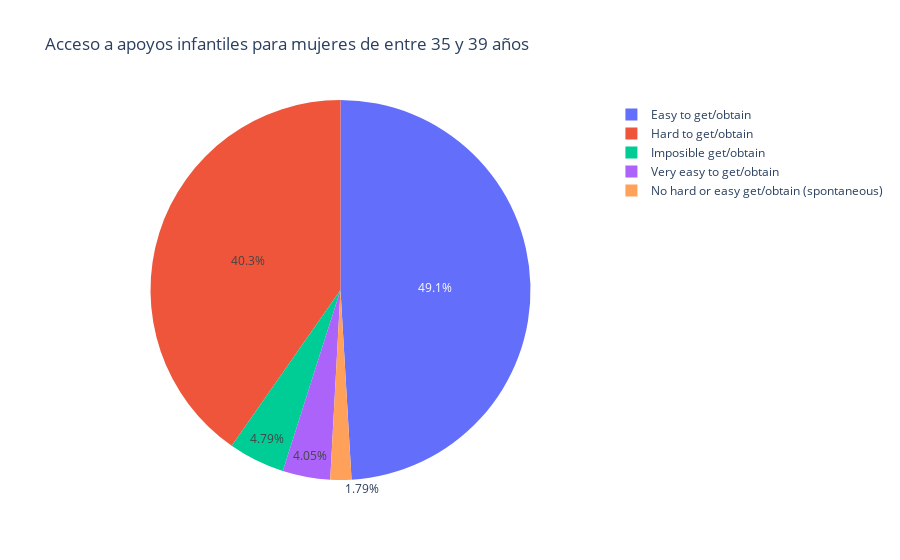

The notebook cell saved with this chart:
### Code cell
near_cs('35 to 39 years')

### Figure 1 — Plotly figure (JSON) as saved in the notebook; plotly's stock layout.template omitted (floating-point values rounded to 4 significant figures)
{"data": [{"domain": {"x": [0, 1], "y": [0, 1]}, "hovertemplate": "Near Children Support=%{label}<br>Population=%{value}<extra></extra>", "labels": ["Imposible get/obtain", "Hard to get/obtain", "Easy to get/obtain", "Very easy to get/obtain", "No hard or easy get/obtain (spontaneous)", "Imposible get/obtain", "Hard to get/obtain", "Easy to get/obtain", "Very easy to get/obtain", "No hard or easy get/obtain (spontaneous)", "Imposible get/obtain", "Hard to get/obtain", "Easy to get/obtain", "Very easy to get/obtain", "No hard or easy get/obtain (spontaneous)", "Imposible get/obtain", "Hard to get/obtain", "Easy to get/obtain", "Very easy to get/obtain", "No hard or easy get/obtain (spontaneous)"], "legendgroup": "", "name": "", "showlegend": true, "type": "pie", "values": [9510, 80066, 91352, 2858, 4391, 72789, 586949, 709896, 53874, 19617, 31793, 288230, 363120, 33564, 13318, 18992, 163835, 198433, 22127, 12418]}], "layout": {"legend": {"tracegroupgap": 0}, "title": {"text": "Acceso a apoyos infantiles para mujeres de entre 35 y 39 años"}}}
